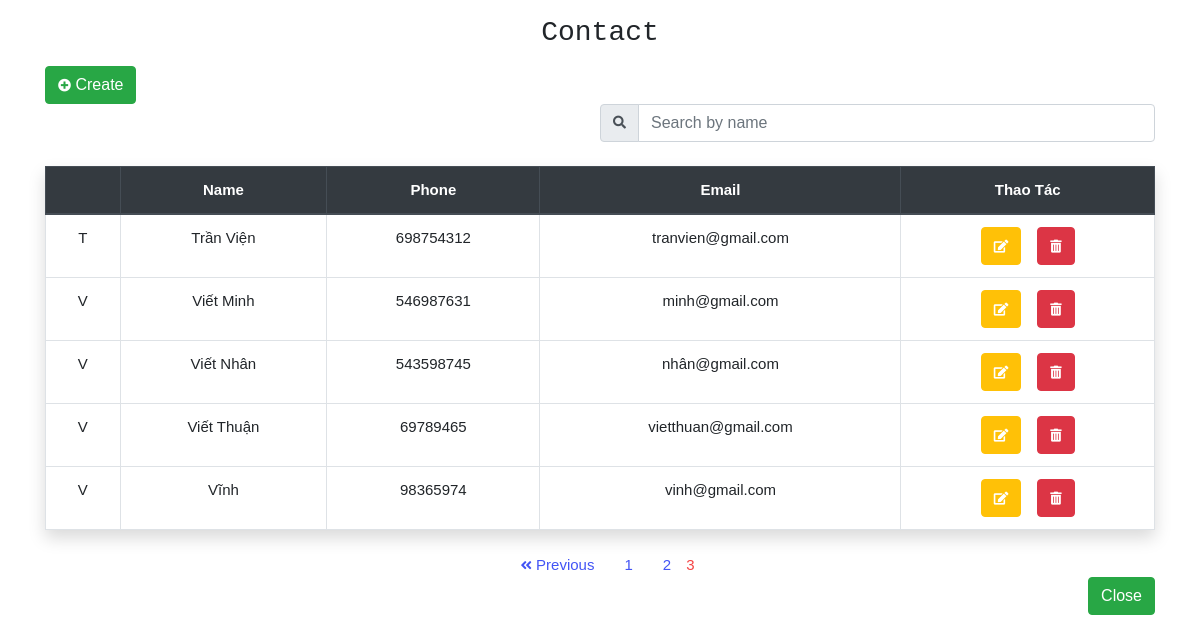
The page /contact.php?page=3 on the database its author committed.
### tables this page shows
CREATE TABLE `contactdata` (
  `ma` int(11) NOT NULL,
  `name` varchar(50) NOT NULL,
  `phone` int(13) NOT NULL,
  `email` varchar(50) NOT NULL
);

### contact.php (the view, shortened to what this page needs)
<?php
	include_once 'conn.php';
	$result = mysqli_query($con, 'SELECT count(ma) as total FROM contactdata');
	$row = mysqli_fetch_assoc($result);
	$total_records = $row['total'];
	$current_page = isset($_GET['page']) ? $_GET['page'] : 1;
	$limit = 5;
	$total_page = ceil($total_records / $limit);
	$start = ($current_page - 1) * $limit;
?>
<!DOCTYPE html>
<html lang="en">
<head>
	<link rel="stylesheet" href="https://stackpath.bootstrapcdn.com/bootstrap/4.3.1/css/bootstrap.min.css">
	<link rel="stylesheet" href="https://cdnjs.cloudflare.com/ajax/libs/font-awesome/5.11.2/css/all.min.css">
</head>
<body>
	<div class="container pt-3">
		<h3 class="text-center text-monospace pb-2">Contact</h3>
		<a class="text-white btn btn-success" href="insert.php"><i class="fas fa-plus-circle"></i> Create</a>
			<div class="input-group mb-3 w-50 ml-auto">
				<div class="input-group-prepend ">
					<span class="input-group-text" id="basic-addon1"><i class="fas fa-search"></i></span>
				</div>
				<input type="text" class="form-control" id="myInput" name="search" placeholder="Search by name">
			</div>
		<div class="shadow">
			<table class="table table-bordered mt-4" id="myTable">
				<thead class="thead-dark">
					<tr>
						<th scope="col"></th>
						<th scope="col">Name</th>
						<th scope="col">Phone</th>
						<th scope="col">Email</th>
						<th scope="col">Thao Tác</th>
					</tr>
				</thead>
				<tbody>
					<?php
						include_once 'conn.php';
						$q = " SELECT * FROM contactdata ORDER BY name LIMIT $start, $limit";
						$query = mysqli_query($con,$q);
						while ($row = mysqli_fetch_assoc($query)) {
					?>
					<tr>
						<td><?php echo $row['name'][0]; ?></td>
						<td><?php echo $row['name']; ?></td>
						<td><?php echo $row['phone']; ?></td>
						<td><?php echo $row['email']; ?></td>
						<td>
							<div class="d-flex justify-content-center">
								<a class="text-white btn btn-warning mr-3" href="update.php?ma=<?php echo $row['ma']; ?>"><i class="fas fa-edit"></i> </a>
								<a onclick="return confirm('Bạn có thực sự muốn xóa nó')"; class="text-white btn btn-danger" href="delete.php?ma=<?php echo $row['ma']; ?>"><i class="fas fa-trash-alt"></i> </a>
							</div>
						</td>
					</tr>
				<?php
					}
				 ?>
				</tbody>
			</table>
		</div>
		<div class=" pagination d-flex justify-content-center align-items-center pt-2">
			<?php
			if ($current_page > 1 && $total_page > 1){
				echo '<a href="contact.php?page='.($current_page-1).'"><i class="fas fa-angle-double-left"></i> Previous</a>  ';
			}
			for ($i = 1; $i <= $total_page; $i++){
				if ($i == $current_page){
					echo '<span>'.$i.'</span>  ';
				}
				else{
					echo '<a href="contact.php?page='.$i.'">'.$i.'</a>  ';
				}
			}
			?>
		</div>
		<div class="d-flex justify-content-end align-items-end">
			<a href="login.php" class="btn btn-success">Close</a>
		</div>
	</div>
</body>
</html>

### contact.php (style rules this page uses)
body { font-size: 15px; font-family: sans-serif; }
.pagination > a { margin: 0 15px; color: #4254f5; }
span { color : #f54242; }
i.fas { font-size: 13px; }
th , tr { text-align: center; }

### rows shown on the page
contactdata: name "T", name "Trần Viện", phone "698754312", email "tranvien@gmail.com"
contactdata: name "V", name "Viết Minh", phone "546987631", email "minh@gmail.com"
contactdata: name "V", name "Viết Nhân", phone "543598745", email "nhân@gmail.com"
contactdata: name "V", name "Viết Thuận", phone "69789465", email "vietthuan@gmail.com"
contactdata: name "V", name "Vĩnh", phone "98365974", email "vinh@gmail.com"
